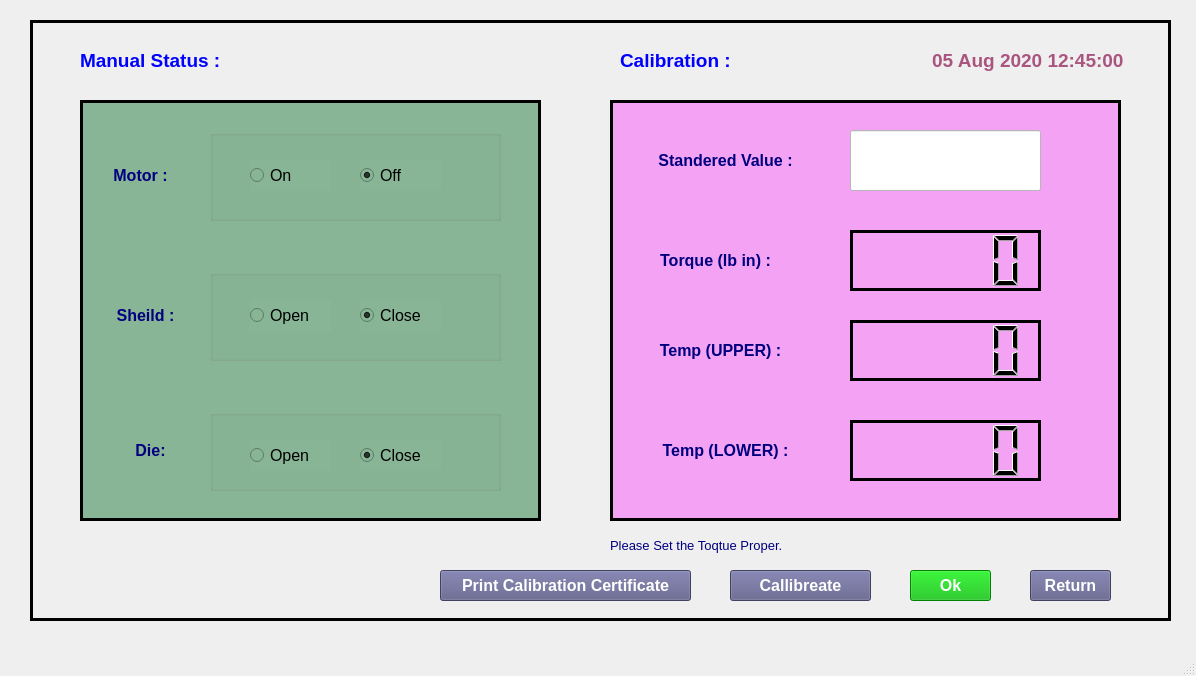
<?xml version="1.0" encoding="UTF-8"?>
<ui version="4.0">
 <class>MainWindow</class>
 <widget class="QMainWindow" name="MainWindow">
  <property name="geometry">
   <rect>
    <x>0</x>
    <y>0</y>
    <width>1196</width>
    <height>676</height>
   </rect>
  </property>
  <property name="windowTitle">
   <string>MainWindow</string>
  </property>
  <widget class="QWidget" name="centralwidget">
   <widget class="QFrame" name="frame">
    <property name="geometry">
     <rect>
      <x>30</x>
      <y>20</y>
      <width>1141</width>
      <height>601</height>
     </rect>
    </property>
    <property name="frameShape">
     <enum>QFrame::Box</enum>
    </property>
    <property name="frameShadow">
     <enum>QFrame::Plain</enum>
    </property>
    <property name="lineWidth">
     <number>3</number>
    </property>
    <widget class="QLabel" name="label_20">
     <property name="geometry">
      <rect>
       <x>890</x>
       <y>20</y>
       <width>221</width>
       <height>41</height>
      </rect>
     </property>
     <property name="font">
      <font>
       <family>Arial</family>
       <pointsize>14</pointsize>
       <weight>75</weight>
       <bold>true</bold>
       <underline>false</underline>
      </font>
     </property>
     <property name="styleSheet">
      <string notr="true">color: rgb(170, 85, 127);</string>
     </property>
     <property name="text">
      <string>05 Aug 2020 12:45:00 </string>
     </property>
     <property name="alignment">
      <set>Qt::AlignCenter</set>
     </property>
    </widget>
    <widget class="QFrame" name="frame_2">
     <property name="geometry">
      <rect>
       <x>50</x>
       <y>80</y>
       <width>461</width>
       <height>421</height>
      </rect>
     </property>
     <property name="styleSheet">
      <string notr="true">background-color: rgb(136, 181, 149);</string>
     </property>
     <property name="frameShape">
      <enum>QFrame::Box</enum>
     </property>
     <property name="frameShadow">
      <enum>QFrame::Plain</enum>
     </property>
     <property name="lineWidth">
      <number>3</number>
     </property>
     <widget class="QGroupBox" name="groupBox_6">
      <property name="geometry">
       <rect>
        <x>130</x>
        <y>30</y>
        <width>291</width>
        <height>91</height>
       </rect>
      </property>
      <property name="font">
       <font>
        <pointsize>10</pointsize>
       </font>
      </property>
      <property name="title">
       <string/>
      </property>
      <widget class="QRadioButton" name="radioButton_5">
       <property name="geometry">
        <rect>
         <x>40</x>
         <y>30</y>
         <width>81</width>
         <height>31</height>
        </rect>
       </property>
       <property name="font">
        <font>
         <family>Arial</family>
         <pointsize>12</pointsize>
        </font>
       </property>
       <property name="text">
        <string>On</string>
       </property>
       <property name="checked">
        <bool>false</bool>
       </property>
      </widget>
      <widget class="QRadioButton" name="radioButton_6">
       <property name="geometry">
        <rect>
         <x>150</x>
         <y>30</y>
         <width>81</width>
         <height>31</height>
        </rect>
       </property>
       <property name="font">
        <font>
         <family>Arial</family>
         <pointsize>12</pointsize>
        </font>
       </property>
       <property name="text">
        <string>Off</string>
       </property>
       <property name="checked">
        <bool>true</bool>
       </property>
      </widget>
     </widget>
     <widget class="QLabel" name="label_23">
      <property name="geometry">
       <rect>
        <x>10</x>
        <y>30</y>
        <width>101</width>
        <height>91</height>
       </rect>
      </property>
      <property name="font">
       <font>
        <family>Arial</family>
        <pointsize>12</pointsize>
        <weight>75</weight>
        <bold>true</bold>
        <underline>false</underline>
       </font>
      </property>
      <property name="styleSheet">
       <string notr="true">color: rgb(0, 0, 127);</string>
      </property>
      <property name="text">
       <string>Motor :</string>
      </property>
      <property name="alignment">
       <set>Qt::AlignCenter</set>
      </property>
     </widget>
     <widget class="QLabel" name="label_24">
      <property name="geometry">
       <rect>
        <x>20</x>
        <y>170</y>
        <width>91</width>
        <height>91</height>
       </rect>
      </property>
      <property name="font">
       <font>
        <family>Arial</family>
        <pointsize>12</pointsize>
        <weight>75</weight>
        <bold>true</bold>
        <underline>false</underline>
       </font>
      </property>
      <property name="styleSheet">
       <string notr="true">color: rgb(0, 0, 127);</string>
      </property>
      <property name="text">
       <string>Sheild :</string>
      </property>
      <property name="alignment">
       <set>Qt::AlignCenter</set>
      </property>
     </widget>
     <widget class="QGroupBox" name="groupBox_7">
      <property name="geometry">
       <rect>
        <x>130</x>
        <y>170</y>
        <width>291</width>
        <height>91</height>
       </rect>
      </property>
      <property name="font">
       <font>
        <pointsize>10</pointsize>
       </font>
      </property>
      <property name="title">
       <string/>
      </property>
      <widget class="QRadioButton" name="radioButton_7">
       <property name="geometry">
        <rect>
         <x>40</x>
         <y>30</y>
         <width>81</width>
         <height>31</height>
        </rect>
       </property>
       <property name="font">
        <font>
         <family>Arial</family>
         <pointsize>12</pointsize>
        </font>
       </property>
       <property name="text">
        <string>Open</string>
       </property>
       <property name="checked">
        <bool>false</bool>
       </property>
      </widget>
      <widget class="QRadioButton" name="radioButton_8">
       <property name="geometry">
        <rect>
         <x>150</x>
         <y>30</y>
         <width>81</width>
         <height>31</height>
        </rect>
       </property>
       <property name="font">
        <font>
         <family>Arial</family>
         <pointsize>12</pointsize>
        </font>
       </property>
       <property name="text">
        <string>Close</string>
       </property>
       <property name="checked">
        <bool>true</bool>
       </property>
      </widget>
     </widget>
     <widget class="QLabel" name="label_25">
      <property name="geometry">
       <rect>
        <x>30</x>
        <y>310</y>
        <width>81</width>
        <height>81</height>
       </rect>
      </property>
      <property name="font">
       <font>
        <family>Arial</family>
        <pointsize>12</pointsize>
        <weight>75</weight>
        <bold>true</bold>
        <underline>false</underline>
       </font>
      </property>
      <property name="styleSheet">
       <string notr="true">color: rgb(0, 0, 127);</string>
      </property>
      <property name="text">
       <string>Die:</string>
      </property>
      <property name="alignment">
       <set>Qt::AlignCenter</set>
      </property>
     </widget>
     <widget class="QGroupBox" name="groupBox_8">
      <property name="geometry">
       <rect>
        <x>130</x>
        <y>310</y>
        <width>291</width>
        <height>81</height>
       </rect>
      </property>
      <property name="font">
       <font>
        <pointsize>10</pointsize>
       </font>
      </property>
      <property name="title">
       <string/>
      </property>
      <widget class="QRadioButton" name="radioButton_9">
       <property name="geometry">
        <rect>
         <x>40</x>
         <y>30</y>
         <width>81</width>
         <height>31</height>
        </rect>
       </property>
       <property name="font">
        <font>
         <family>Arial</family>
         <pointsize>12</pointsize>
        </font>
       </property>
       <property name="text">
        <string>Open</string>
       </property>
       <property name="checked">
        <bool>false</bool>
       </property>
      </widget>
      <widget class="QRadioButton" name="radioButton_10">
       <property name="geometry">
        <rect>
         <x>150</x>
         <y>30</y>
         <width>81</width>
         <height>31</height>
        </rect>
       </property>
       <property name="font">
        <font>
         <family>Arial</family>
         <pointsize>12</pointsize>
        </font>
       </property>
       <property name="text">
        <string>Close</string>
       </property>
       <property name="checked">
        <bool>true</bool>
       </property>
      </widget>
     </widget>
    </widget>
    <widget class="QLabel" name="label_21">
     <property name="geometry">
      <rect>
       <x>50</x>
       <y>20</y>
       <width>181</width>
       <height>41</height>
      </rect>
     </property>
     <property name="font">
      <font>
       <family>Arial</family>
       <pointsize>14</pointsize>
       <weight>75</weight>
       <bold>true</bold>
       <underline>false</underline>
      </font>
     </property>
     <property name="styleSheet">
      <string notr="true">color: rgb(0, 0, 255);</string>
     </property>
     <property name="text">
      <string>Manual Status :</string>
     </property>
     <property name="alignment">
      <set>Qt::AlignLeading|Qt::AlignLeft|Qt::AlignVCenter</set>
     </property>
    </widget>
    <widget class="QFrame" name="frame_3">
     <property name="geometry">
      <rect>
       <x>580</x>
       <y>80</y>
       <width>511</width>
       <height>421</height>
      </rect>
     </property>
     <property name="styleSheet">
      <string notr="true">background-color: rgb(244, 163, 244);</string>
     </property>
     <property name="frameShape">
      <enum>QFrame::Box</enum>
     </property>
     <property name="frameShadow">
      <enum>QFrame::Plain</enum>
     </property>
     <property name="lineWidth">
      <number>3</number>
     </property>
     <widget class="QLabel" name="label_26">
      <property name="geometry">
       <rect>
        <x>10</x>
        <y>30</y>
        <width>211</width>
        <height>61</height>
       </rect>
      </property>
      <property name="font">
       <font>
        <family>Arial</family>
        <pointsize>12</pointsize>
        <weight>75</weight>
        <bold>true</bold>
        <underline>false</underline>
       </font>
      </property>
      <property name="styleSheet">
       <string notr="true">color: rgb(0, 0, 127);</string>
      </property>
      <property name="text">
       <string>Standered Value :</string>
      </property>
      <property name="alignment">
       <set>Qt::AlignCenter</set>
      </property>
     </widget>
     <widget class="QLineEdit" name="lineEdit">
      <property name="geometry">
       <rect>
        <x>240</x>
        <y>30</y>
        <width>191</width>
        <height>61</height>
       </rect>
      </property>
      <property name="font">
       <font>
        <family>Arial</family>
        <pointsize>24</pointsize>
        <weight>75</weight>
        <bold>true</bold>
       </font>
      </property>
      <property name="styleSheet">
       <string notr="true">background-color: rgb(255, 255, 255);</string>
      </property>
     </widget>
     <widget class="QLabel" name="label_29">
      <property name="geometry">
       <rect>
        <x>10</x>
        <y>130</y>
        <width>191</width>
        <height>61</height>
       </rect>
      </property>
      <property name="font">
       <font>
        <family>Arial</family>
        <pointsize>12</pointsize>
        <weight>75</weight>
        <bold>true</bold>
        <underline>false</underline>
       </font>
      </property>
      <property name="styleSheet">
       <string notr="true">color: rgb(0, 0, 127);</string>
      </property>
      <property name="text">
       <string>Torque (lb in) :</string>
      </property>
      <property name="alignment">
       <set>Qt::AlignCenter</set>
      </property>
     </widget>
     <widget class="QLCDNumber" name="lcdNumber">
      <property name="geometry">
       <rect>
        <x>240</x>
        <y>130</y>
        <width>191</width>
        <height>61</height>
       </rect>
      </property>
      <property name="frameShadow">
       <enum>QFrame::Plain</enum>
      </property>
      <property name="lineWidth">
       <number>3</number>
      </property>
     </widget>
     <widget class="QLabel" name="label_31">
      <property name="geometry">
       <rect>
        <x>30</x>
        <y>220</y>
        <width>161</width>
        <height>61</height>
       </rect>
      </property>
      <property name="font">
       <font>
        <family>Arial</family>
        <pointsize>12</pointsize>
        <weight>75</weight>
        <bold>true</bold>
        <underline>false</underline>
       </font>
      </property>
      <property name="styleSheet">
       <string notr="true">color: rgb(0, 0, 127);</string>
      </property>
      <property name="text">
       <string>Temp (UPPER) :</string>
      </property>
      <property name="alignment">
       <set>Qt::AlignCenter</set>
      </property>
     </widget>
     <widget class="QLCDNumber" name="lcdNumber_2">
      <property name="geometry">
       <rect>
        <x>240</x>
        <y>220</y>
        <width>191</width>
        <height>61</height>
       </rect>
      </property>
      <property name="frameShadow">
       <enum>QFrame::Plain</enum>
      </property>
      <property name="lineWidth">
       <number>3</number>
      </property>
     </widget>
     <widget class="QLCDNumber" name="lcdNumber_3">
      <property name="geometry">
       <rect>
        <x>240</x>
        <y>320</y>
        <width>191</width>
        <height>61</height>
       </rect>
      </property>
      <property name="frameShadow">
       <enum>QFrame::Plain</enum>
      </property>
      <property name="lineWidth">
       <number>3</number>
      </property>
     </widget>
     <widget class="QLabel" name="label_33">
      <property name="geometry">
       <rect>
        <x>40</x>
        <y>320</y>
        <width>151</width>
        <height>61</height>
       </rect>
      </property>
      <property name="font">
       <font>
        <family>Arial</family>
        <pointsize>12</pointsize>
        <weight>75</weight>
        <bold>true</bold>
        <underline>false</underline>
       </font>
      </property>
      <property name="styleSheet">
       <string notr="true">color: rgb(0, 0, 127);</string>
      </property>
      <property name="text">
       <string>Temp (LOWER) :</string>
      </property>
      <property name="alignment">
       <set>Qt::AlignCenter</set>
      </property>
     </widget>
    </widget>
    <widget class="QLabel" name="label_22">
     <property name="geometry">
      <rect>
       <x>590</x>
       <y>20</y>
       <width>181</width>
       <height>41</height>
      </rect>
     </property>
     <property name="font">
      <font>
       <family>Arial</family>
       <pointsize>14</pointsize>
       <weight>75</weight>
       <bold>true</bold>
       <underline>false</underline>
      </font>
     </property>
     <property name="styleSheet">
      <string notr="true">color: rgb(0, 0, 255);</string>
     </property>
     <property name="text">
      <string>Calibration :</string>
     </property>
     <property name="alignment">
      <set>Qt::AlignLeading|Qt::AlignLeft|Qt::AlignVCenter</set>
     </property>
    </widget>
    <widget class="QPushButton" name="pushButton_4">
     <property name="geometry">
      <rect>
       <x>880</x>
       <y>550</y>
       <width>81</width>
       <height>31</height>
      </rect>
     </property>
     <property name="font">
      <font>
       <family>Arial</family>
       <pointsize>12</pointsize>
       <weight>75</weight>
       <bold>true</bold>
      </font>
     </property>
     <property name="styleSheet">
      <string notr="true">color: rgb(255, 255, 255);
background-color: rgb(0, 180, 0);</string>
     </property>
     <property name="text">
      <string>Ok</string>
     </property>
    </widget>
    <widget class="QPushButton" name="pushButton_14">
     <property name="geometry">
      <rect>
       <x>1000</x>
       <y>550</y>
       <width>81</width>
       <height>31</height>
      </rect>
     </property>
     <property name="font">
      <font>
       <family>Arial</family>
       <pointsize>12</pointsize>
       <weight>75</weight>
       <bold>true</bold>
      </font>
     </property>
     <property name="styleSheet">
      <string notr="true">background-color: rgb(90, 90, 134);
color: rgb(255, 255, 255);</string>
     </property>
     <property name="text">
      <string>Return</string>
     </property>
    </widget>
    <widget class="QPushButton" name="pushButton_15">
     <property name="geometry">
      <rect>
       <x>700</x>
       <y>550</y>
       <width>141</width>
       <height>31</height>
      </rect>
     </property>
     <property name="font">
      <font>
       <family>Arial</family>
       <pointsize>12</pointsize>
       <weight>75</weight>
       <bold>true</bold>
      </font>
     </property>
     <property name="styleSheet">
      <string notr="true">background-color: rgb(90, 90, 134);
color: rgb(255, 255, 255);</string>
     </property>
     <property name="text">
      <string>Callibreate</string>
     </property>
    </widget>
    <widget class="QPushButton" name="pushButton_16">
     <property name="geometry">
      <rect>
       <x>410</x>
       <y>550</y>
       <width>251</width>
       <height>31</height>
      </rect>
     </property>
     <property name="font">
      <font>
       <family>Arial</family>
       <pointsize>12</pointsize>
       <weight>75</weight>
       <bold>true</bold>
      </font>
     </property>
     <property name="styleSheet">
      <string notr="true">background-color: rgb(90, 90, 134);
color: rgb(255, 255, 255);</string>
     </property>
     <property name="text">
      <string>Print Calibration Certificate</string>
     </property>
    </widget>
    <widget class="QLabel" name="label_27">
     <property name="geometry">
      <rect>
       <x>580</x>
       <y>510</y>
       <width>541</width>
       <height>31</height>
      </rect>
     </property>
     <property name="font">
      <font>
       <family>Arial</family>
       <pointsize>10</pointsize>
       <weight>50</weight>
       <bold>false</bold>
       <underline>false</underline>
      </font>
     </property>
     <property name="styleSheet">
      <string notr="true">color: rgb(0, 0, 127);</string>
     </property>
     <property name="text">
      <string>Please Set the Toqtue Proper.</string>
     </property>
     <property name="alignment">
      <set>Qt::AlignLeading|Qt::AlignLeft|Qt::AlignVCenter</set>
     </property>
    </widget>
   </widget>
  </widget>
  <widget class="QMenuBar" name="menubar">
   <property name="geometry">
    <rect>
     <x>0</x>
     <y>0</y>
     <width>1196</width>
     <height>21</height>
    </rect>
   </property>
  </widget>
  <widget class="QStatusBar" name="statusbar"/>
 </widget>
 <resources/>
 <connections/>
</ui>
